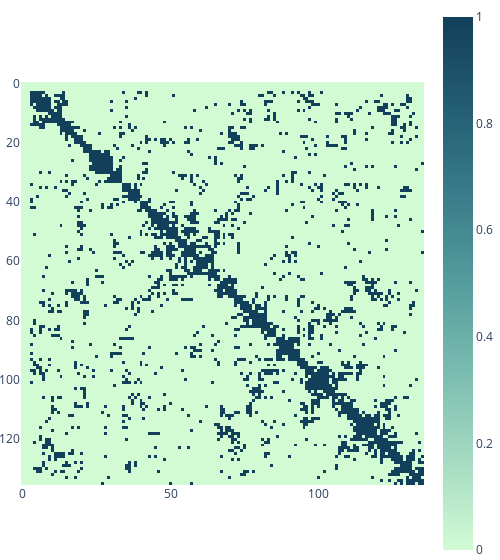

Notebook source saved alongside this figure:
### Code cell
chrom1_cell1_map = next(iter(small_mouse_hic_dataloader))
print(chrom1_cell1_map.shape)
visualize_contact_map(chrom1_cell1_map.squeeze(),zmax=1)

### Figure 1 — Plotly figure (JSON) as saved in the notebook; plotly's stock layout.template omitted (floating-point values rounded to 4 significant figures; data arrays with more than 128 entries replaced by an {"elided": "..."} marker saying what was removed)
{"data": [{"coloraxis": "coloraxis", "hovertemplate": "x: %{x}<br>y: %{y}<br>color: %{z}<extra></extra>", "name": "0", "type": "heatmap", "xaxis": "x", "yaxis": "y", "z": {"elided": "136x136 int values"}}], "layout": {"coloraxis": {"cmax": 1, "cmin": 0, "colorscale": [[0, "rgb(210, 251, 212)"], [0.1667, "rgb(165, 219, 194)"], [0.3333, "rgb(123, 188, 176)"], [0.5, "rgb(85, 156, 158)"], [0.6667, "rgb(58, 124, 137)"], [0.8333, "rgb(35, 93, 114)"], [1, "rgb(18, 63, 90)"]]}, "margin": {"b": 0, "l": 0, "r": 0, "t": 0}, "width": 500, "xaxis": {"anchor": "y", "constrain": "domain", "domain": [0, 1], "scaleanchor": "y"}, "yaxis": {"anchor": "x", "autorange": "reversed", "constrain": "domain", "domain": [0, 1]}}}
